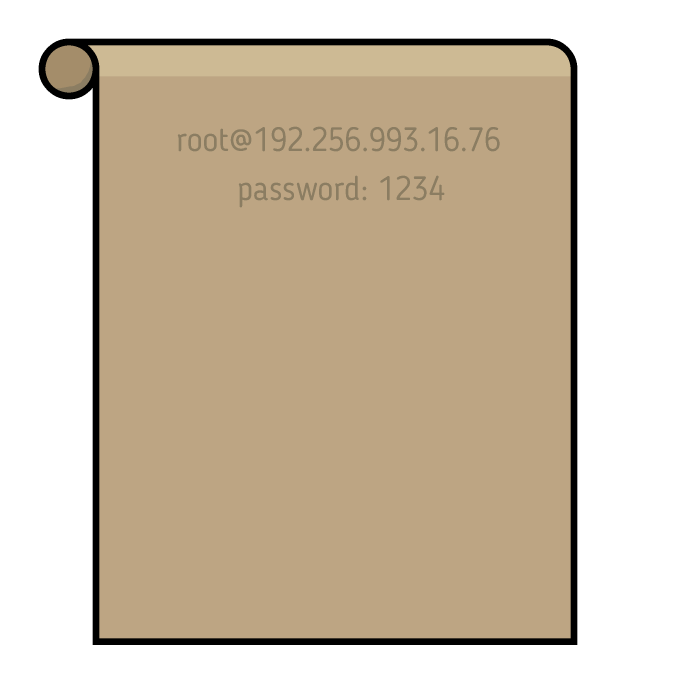
#> input picture 2-baked-cookie/raw.png, 2048 x 2048 px (shown at 1/3 size)
$ python bake.py
#> lines starting #> are read from the running program, lines starting #| are printed output that depends on the picture
from PIL import Image
import numpy as np

def bake(img):
    w, h = img.size
    img = np.array(img)
    l, r = img[:, :w//2], img[:, w//2:]
    i2 = Image.fromarray(np.vstack((r, l)))
    i2 = i2.resize((w, h), Image.Resampling.BICUBIC)
    return i2

def unbake(img):
    w, h = img.size
    img = np.array(img)
    t, b = img[:h//2, :], img[h//2:, :]
    i2 = Image.fromarray(np.hstack((b, t)))
    i2 = i2.resize((w, h), Image.Resampling.BICUBIC)
    return i2

image = Image.open("raw.png")
#> image is the input picture: PIL image 2048x2048 RGBA; mean R, G, B, A 114.1, 99.8, 79.2, 162.2
iterations = 4

for _ in range(iterations):
    image = bake(image)
#> this loop made 4 passes
#> pass 1, in bake, `l, r = img[:, :w//2], img[:, w//2:]`:
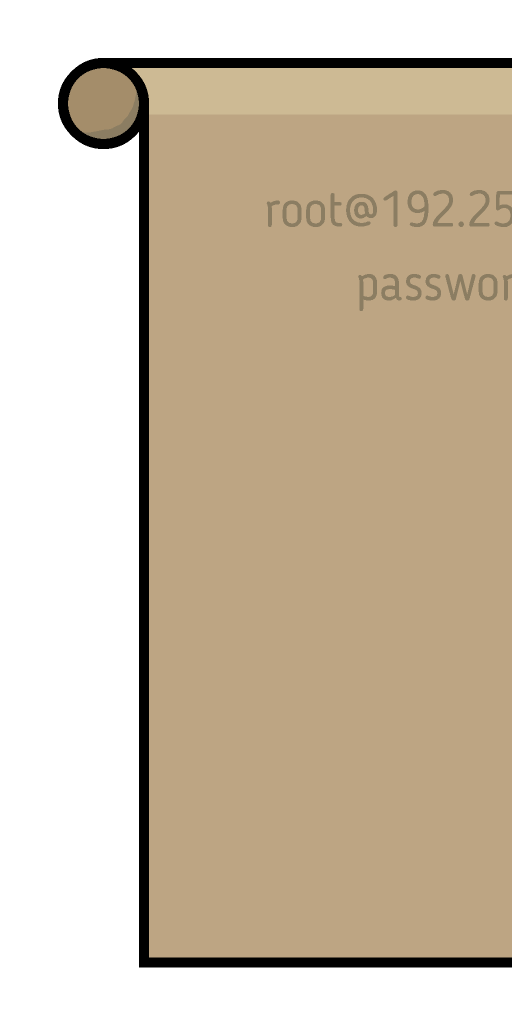
#> l: shape (2048, 1024, 4) (shown at 1/2 size); mean R, G, B, A 117.8, 103.1, 81.8, 168.1; transparent parts drawn white
#> pass 1, in bake, `l, r = img[:, :w//2], img[:, w//2:]`:
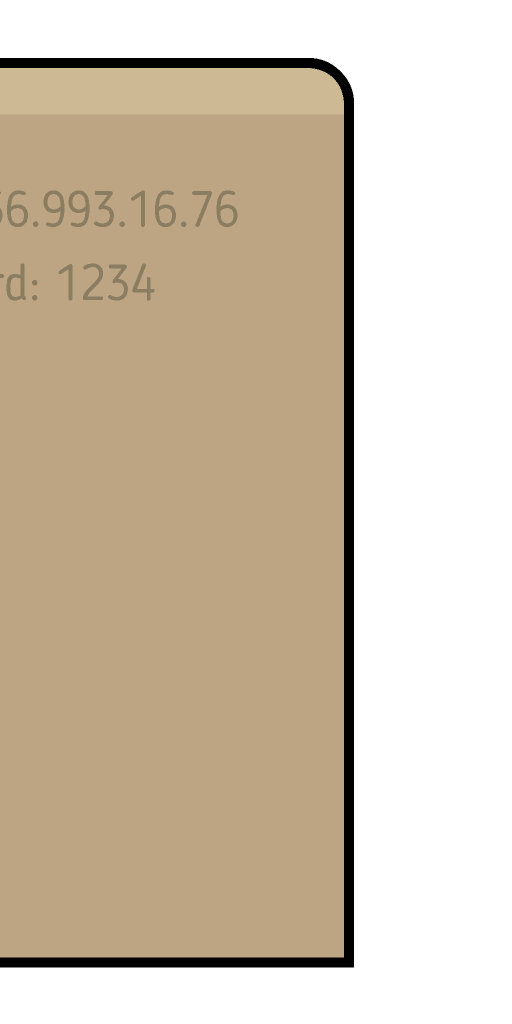
#> r: shape (2048, 1024, 4) (shown at 1/2 size); mean R, G, B, A 110.3, 96.6, 76.7, 156.4; transparent parts drawn white
#> after the loop:
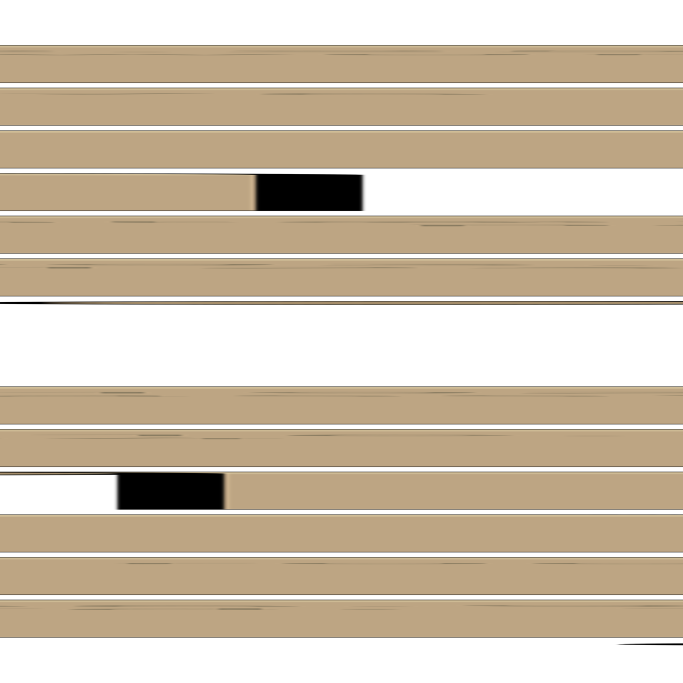
#> image: PIL image 2048x2048 RGBA (shown at 1/3 size); mean R, G, B, A 114.2, 99.9, 79.3, 162.2; transparent parts drawn white

image.save("baked.png")

for _ in range(iterations):
    image = unbake(image)
#> this loop made 4 passes
#> pass 1, in unbake, `t, b = img[:h//2, :], img[h//2:, :]`:
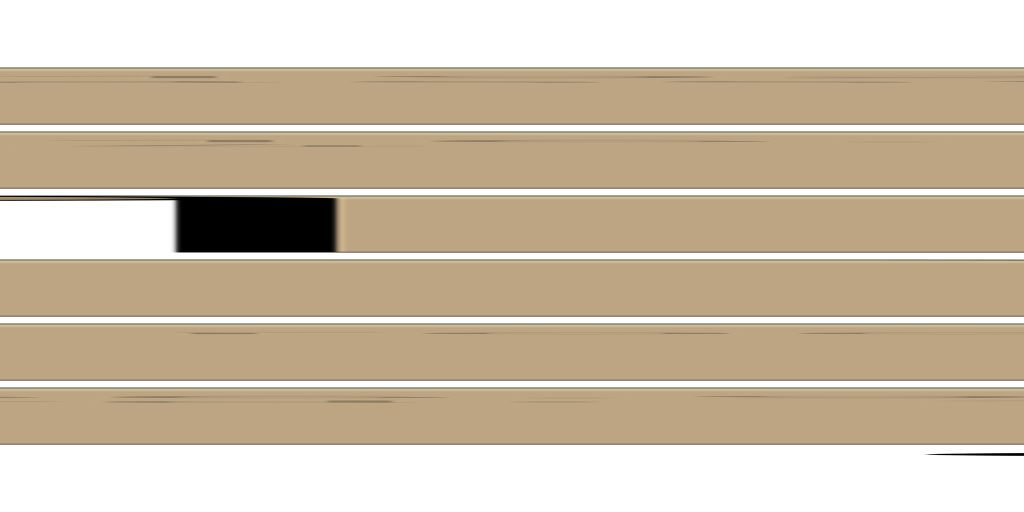
#> b: shape (1024, 2048, 4) (shown at 1/2 size); mean of channels 0, 1, 2, 3 116.8, 102.3, 81.2, 165.5; transparent parts drawn white
#> pass 1, in unbake, `i2 = Image.fromarray(np.hstack((b, t)))`:
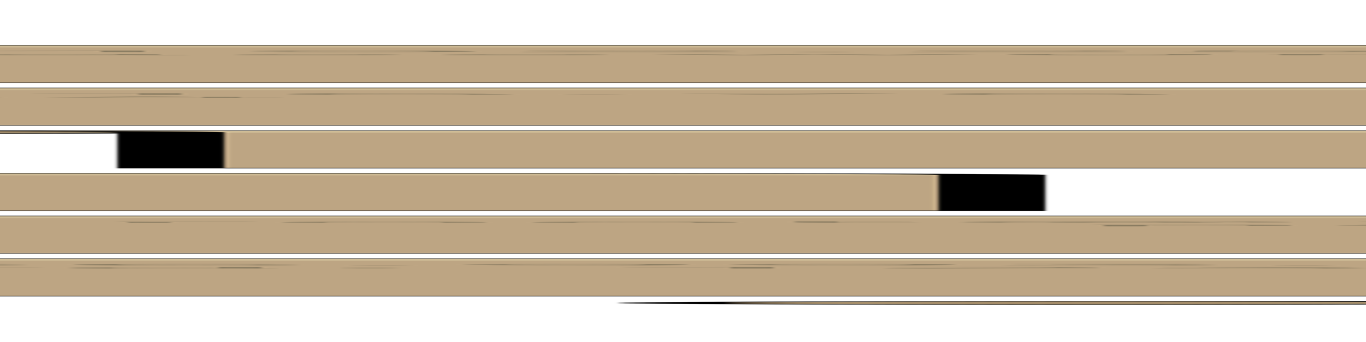
#> i2: PIL image 4096x1024 RGBA (shown at 1/3 size); mean R, G, B, A 114.2, 99.9, 79.3, 162.2; transparent parts drawn white
#> pass 1, in unbake, `i2 = i2.resize((w, h), Image.Resampling.BICUBIC)`:
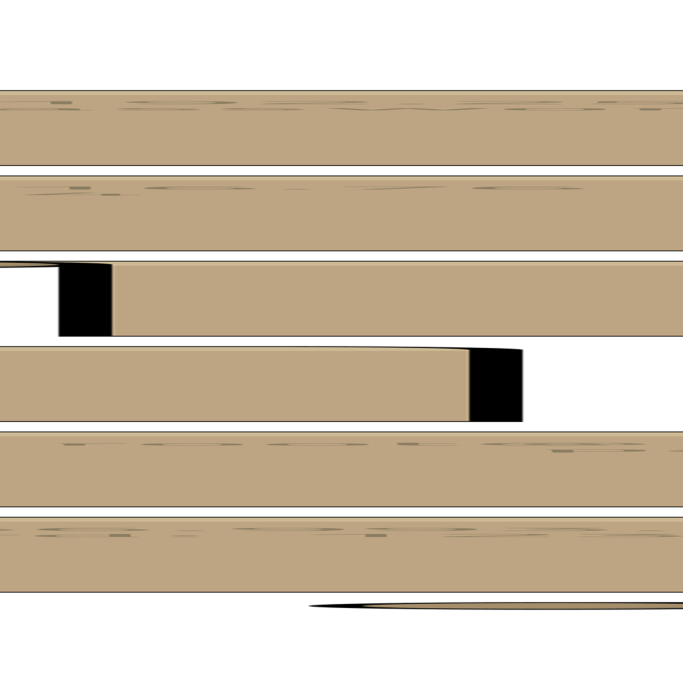
#> i2: PIL image 2048x2048 RGBA (shown at 1/3 size); mean R, G, B, A 114.2, 100, 79.4, 162.2; transparent parts drawn white
#> after the loop:
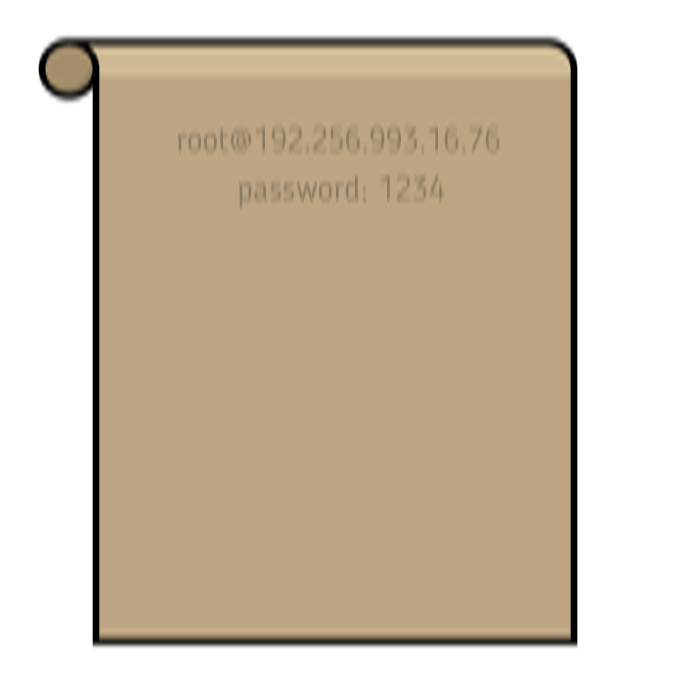
#> image: PIL image 2048x2048 RGBA (shown at 1/3 size); mean R, G, B, A 114.2, 100, 79.3, 162.2; transparent parts drawn white
image.save("unbaked.png")
